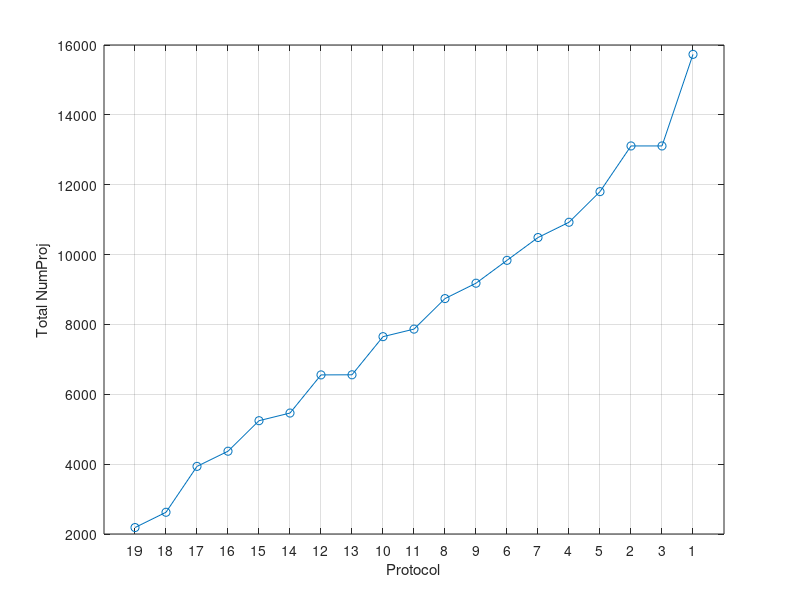

The MATLAB script that drew this image: (Note: this script raises an error after producing the figure.)
tic
%% Simulation of different Protocols for wide-field-scanning
% Main file for WideFieldScan-Simulation
%
% the file can be started in the matlab console and then runs fully
% self-contained, as long as the necessary files are present

warning off Images:initSize:adjustingMag % suppress the warning about big images
clear; close all; clc;tic; disp(['It`s now ' datestr(now) ]);disp('-----');

if isunix
  addpath('/sls/X02DA/data/e11126/MATLAB/matlab2tikz');
else
  addpath('P:\MATLAB\matlab2tikz');
end

printit = 1;
ShowTheErrorFigures = 0;
SSIM = 0; % User SSIM to calculate the "Error". 0=DifferenceImage, 1=SSIM, 
writeas = '-dpng';

FOV_mm            = 4;  % This is the FOV the user wants to achieve
Binning           = 2;  % since the Camera is 2048px wide, the binning influences the DetectorWidth
Magnification     = 10;  % Magn. and Binning influence the pixelsize
ExposureTime      = 100;  % Exposure Time, needed for Total Scan Time estimation
Overlap_px        = 100;  % Overlap between the SubScans, needed for merging
MinimalQuality    = 16;  % minimal Quality for Simulation
MaximalQuality    = 100;  % maximal Quality for Simulation     
QualityStepWidth  = 4.6666;  % Quality StepWidth, generally 10%
SimulationSize_px = 64;  % DownSizing Factor for Simulation > for Speedup
writeout          = 1; % Do we write a PreferenceFile to disk at the end?
UserSampleName  = 'Paper';     % SampleName For OutputFile, now without str2num, since it's already a string...
Beamtime     = 'Paper';     % Beamtime-Name, used for the path for writing the preference-file

%% Calculations needed for progress
pixelsize = 7.4 / Magnification * Binning; % makes Pixel Size [um] equal to second table on TOMCAT website (http://is.gd/citz)

FOV_px = round( FOV_mm * 1000 / pixelsize); % mm -> um -> px
DetectorWidth_px= 2048 / Binning;  % The camera is 2048 px wide > FOV scales with binning

SegmentWidth_px = DetectorWidth_px - Overlap_px;    
AmountOfSubScans = ceil( FOV_px / SegmentWidth_px );  

pause(0.001);
disp([num2str(AmountOfSubScans) ' SubScans are needed to cover your chosen FOV']);

if mod(AmountOfSubScans,2) == 0 % AmountOfSubScans needs to be odd
    AmountOfSubScans = AmountOfSubScans +1;
    disp(['Since an odd Amount of SubScans is needed, we acquire ' num2str(AmountOfSubScans) ' SubScans.'])
end

ActualFOV_px = AmountOfSubScans * SegmentWidth_px; % this is the real actual FOV, which we aquire
disp(['Your sample could be ' num2str((ActualFOV_px*pixelsize/1000) - FOV_mm) ' mm wider and would still fit into this protocol...']);
disp(['Your sample could be ' num2str(ActualFOV_px - FOV_px) ' pixels wider and would still fit into this protocol...']);

NumberOfProjections = ...
    [ 5244, 5244, 5244;
	5244, 2622, 5244;
	4370, 4370, 4370;
    4370, 2185, 4370;
    3934, 3934, 3934;
    3934, 1967, 3934;
    3496, 3496, 3496;
    3496, 1748, 3496;    
    3060, 3060, 3060;
    3060, 1530, 3060;
    2622, 2622, 2622;
	2622, 1311, 2622;
	2186, 2186, 2186;
	2185, 1093, 2185;
	1748, 1748, 1748;
	1748,  874, 1748;
	1312, 1312, 1312; 
	 874,  874,  874;
	 874, 437,  874;]

AmountOfProtocols=size(NumberOfProjections,1);

for i=1:AmountOfProtocols
  TimePerProtocol(i) = NaN; % DUMMY FOR THE PAPER
end

TotalProjectionsPerProtocol = sum(NumberOfProjections,2)

[ dummy SortIndex ] = sort(TotalProjectionsPerProtocol);
pause(0.001);

% plot this table
figure
  plot(TotalProjectionsPerProtocol(SortIndex),'-o');
  xlabel('Protocol')
  ylabel('Total NumProj')
  set(gca,'XTick',[1:AmountOfProtocols])
  set(gca,'XTickLabel',SortIndex)
  grid on;

%% Simulating these Protocols to give the end-user a possibility to choose
% Use SimulationSize input at the beginning to reduce the calculations to
% this size, or else it just takes too long...
ModelReductionFactor = SimulationSize_px / ActualFOV_px;
ModelOverlap_px= round( Overlap_px * ModelReductionFactor );
MinimalOverlap = 3;
if ModelOverlap_px < MinimalOverlap % Overlap needs to be above 4 pixels to reliably calculate the merging.
  CorrectedReductionFactor = MinimalOverlap / Overlap_px ;
  h=helpdlg(['The Overlap for your chosen Model Size is ' num2str(ModelOverlap_px) ...
    ' px (=below ' num2str(MinimalOverlap) 'px). I`m thus redefining the Reduction Factor from ' ...
    num2str(round(ModelReductionFactor*1000)/1000) ' to ' num2str(round(CorrectedReductionFactor*1000)/1000) ],... %*1000/1000 is used to display 3 digits...
    'Tenshun!');
  SimulationSize_px = round( SimulationSize_px * CorrectedReductionFactor / ModelReductionFactor );
  ModelReductionFactor = CorrectedReductionFactor;
  ModelOverlap_px = round(Overlap_px * ModelReductionFactor);
  uiwait(h);
end
pause(0.001);

disp(['The actual FOV is ' num2str(ActualFOV_px) ' pixels, the set ModelSize is ' num2str(SimulationSize_px) ...
  ', we are thus reducing our calculations approx. ' num2str(round(1/ModelReductionFactor)) ' times.']);
pause(0.001);


ModelNumberOfProjections = round(NumberOfProjections .* ModelReductionFactor);
%ModelNumberOfProjections = NumberOfProjections;


disp('Generating ModelPhantom...');
usephantom = 0;
if usephantom == 1
    ModelImage = phantom( round( ActualFOV_px*ModelReductionFactor ) );
    ModelImage = imnoise(ModelImage,'gaussian',0,0.005);
    warndlg('using phantom for calculation');    
else
    ModelImage = imread('S:\SLS\2008c\mrg\R108C21Cb_mrg\original_rec_8bit\R108C21Cb_mrg1024.rec.8bit.tif');
%    ModelImage = imresize(ModelImage,[ ActualFOV_px*ModelReductionFactor NaN ]);
    warndlg('reading slice R108C21Cb_mrg1024.rec.8bit.tif as phantom');
end
ModelSize=size(ModelImage,1);

ModelDetectorWidth = round( DetectorWidth_px * ModelReductionFactor );
theta = 1:179/ModelNumberOfProjections(1):180;
disp('Calculating ModelSinogram...');
ModelMaximalSinogram = radon(ModelImage,theta);
disp('Calculating ModelReconstruction...');
ModelMaximalReconstruction = iradon(ModelMaximalSinogram,theta);

h = waitbar(0,'Simulating');
for Protocol = 1:size(ModelNumberOfProjections,1)
  waitbar(Protocol/size(ModelNumberOfProjections,1),h,['Working on Protocol ' num2str(Protocol) ' of ' num2str(size(ModelNumberOfProjections,1)) '.'])
  disp('---');
  disp(['Working on Protocol ' num2str(Protocol) ' of ' num2str(size(ModelNumberOfProjections,1)) '.']);
  % calculating the error to the original, fullsize protocol
  % uses ModelSinogram and current NumberOfProjections as input
  [ AbsoluteError(Protocol), ErrorPerPixel(Protocol) ] = ...
    fct_ErrorCalculation(ModelImage,ModelNumberOfProjections(Protocol,:),ModelMaximalReconstruction,SSIM,ShowTheErrorFigures);
  pause(0.001);
end
close(h)

%% Normalizing the Error
Quality = max(ErrorPerPixel) - ErrorPerPixel;
Quality = Quality ./ max(Quality) * ( MaximalQuality - MinimalQuality) + MinimalQuality;

FitFactor = 4;
figure
  ScanningTime = TotalProjectionsPerProtocol / max(TotalProjectionsPerProtocol) * 116;
  % Calculate fit parameters
  [FittedQuality,ErrorEst] = polyfit(ScanningTime,Quality',FitFactor);
  % Evaluate the fit
  EvalFittedQuality = polyval(FittedQuality,ScanningTime(SortIndex),ErrorEst);
  % Plot the data and the fit
  plot(ScanningTime(SortIndex),EvalFittedQuality,'-',ScanningTime(SortIndex),Quality(SortIndex),'o');
  xlabel('Time used [Percent of Gold Standard]');
  ylim([0 120]) 
  ylabel('Expected Quality of the Scan [Percent]');
  grid on;
  title('Quality plotted vs. sorted Total Number of Projections');
  %legend(['polynomial Fit (' num2str(FitFactor) ')'],'Protocols','Location','SouthEast')
  legend('polynomial Fit','Protocols','Location','SouthEast')
  if printit == 1
    if SSIM == 1
        Method = 'SSIM'
    elseif SSIM == 0
        Method = 'DiffImg'
    end
    File = [ num2str(sprintf('%04d',ModelSize)) 'px-Simulation-' Method 'VsScanningTime-forPaper' ];
    filename = [ 'P:\MATLAB\WideFieldScan\PaperPlots' filesep File ];
    print(writeas, filename);    
    filename = [ filename '.tex' ];
    matlab2tikz(filename);
  end
 
disp(['it took me approx. ' num2str(round(toc/60)) ' minutes to calculate everything...']);